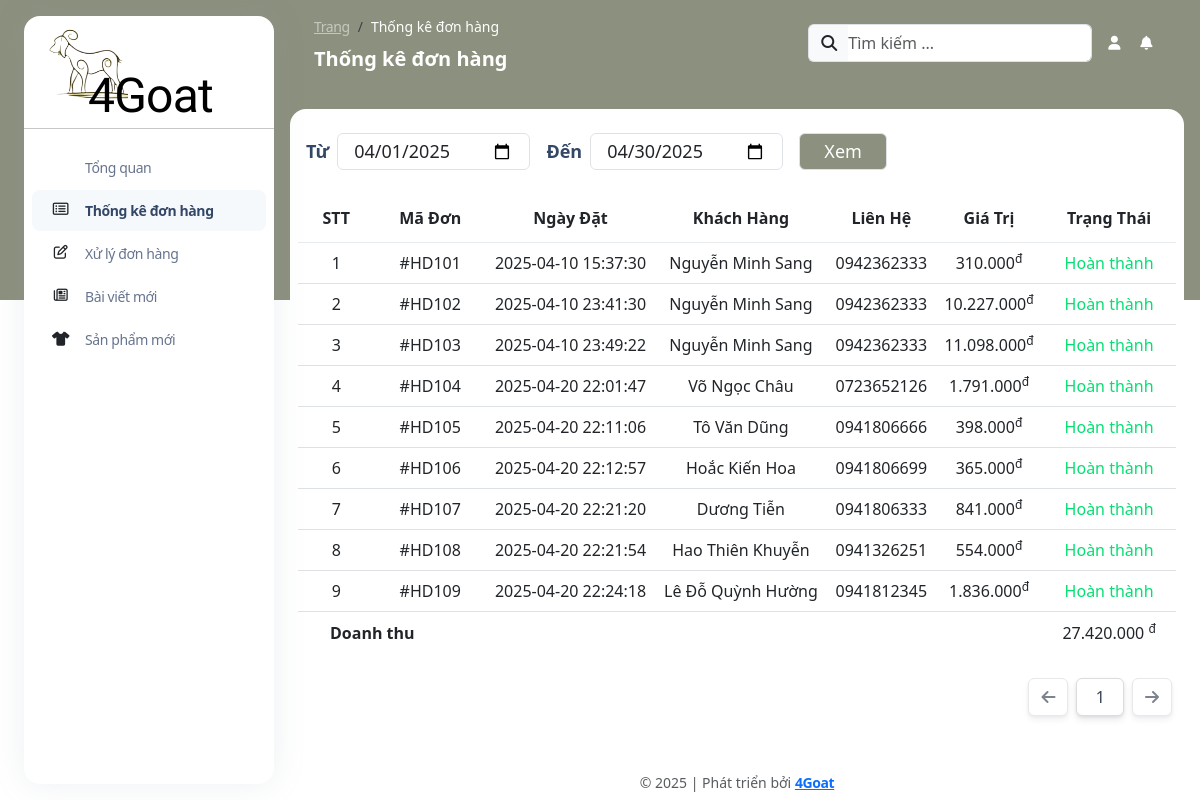
Screenshot of /view/page/admin/index.php?p=statistic (signed in) with the database file from the repository.
### tables this page shows
CREATE TABLE `order` (
  `orderID` int(11) NOT NULL,
  `userID` int(11) NOT NULL,
  `customerID` int(11) NOT NULL,
  `paymentMethod` varchar(10) NOT NULL,
  `date` datetime DEFAULT current_timestamp(),
  `status` tinyint(4) DEFAULT 1
);

CREATE TABLE `order_detail` (
  `orderID` int(11) NOT NULL,
  `productID` int(11) NOT NULL,
  `price` decimal(10,2) NOT NULL,
  `quantity` int(11) DEFAULT 1,
  `discount` decimal(10,2) DEFAULT 0.00,
  `promotionID` int(11) DEFAULT NULL
);

CREATE TABLE `customer` (
  `customerID` int(11) NOT NULL,
  `customerName` varchar(50) NOT NULL,
  `phoneNumber` varchar(11) NOT NULL,
  `email` varchar(50) DEFAULT NULL,
  `loginName` varchar(20) DEFAULT NULL,
  `password` varchar(255) DEFAULT NULL,
  `address` varchar(50) DEFAULT NULL,
  `customerType` tinyint(1) NOT NULL DEFAULT 0,
  `blackList` tinyint(4) DEFAULT 1,
  `recoveryCode` varchar(255) DEFAULT ''
);

### model/mOrder.php (called while the page is built, shortened)
<?php
class mOrder
{
    public function mGetOrderDuring($start, $end)
    {
        $db = new tmdt();
        $conn = $db->connect();
        $sql = "SELECT *, SUM(OD.price * OD.quantity) AS finalPrice FROM `order` O JOIN order_detail OD ON O.orderID = OD.orderID JOIN customer C ON C.customerID = O.customerID WHERE O.date BETWEEN '$start' AND '$end' GROUP BY OD.orderID";
        $result = $conn->query($sql);
        if ($result->num_rows > 0)
            return $result;
        else
            return null;
    }
}
?>

### controller/cOrder.php (called while the page is built, shortened)
<?php
class cOrder extends mOrder
{
    public function cGetOrderDuring($start, $end)
    {
        return $this->mGetOrderDuring($start, $end);
    }
}
?>

### view/page/admin/statistic.php (the view, shortened to what this page needs)
<div class="container-fluid py-4">
    <div class="row px-3 h-full">
        <div class="table-responsive mb-lg-0 mb-4 px-2 bg-white rounded-2xl">
            <div class="flex items-center mt-4 ml-2 space-x-4!">
                <form action="" method="POST">
                    <label class="text-lg m-0 mr-2!" for="start">Từ</label><input type="date" name="startDate" id="start"
                        value="<?= date('Y-m-01') ?>"
                        class="border boder-[#DDD] px-3 py-1 rounded-md hover:outline-none text-lg">
                    <label class="text-lg m-0 mr-2! ml-3!" for="end">Đến</label><input type="date" name="endDate" id="end"
                        value="<?= date('Y-m-t') ?>"
                        class="border boder-[#DDD] px-3 py-1 rounded-md hover:outline-none text-lg">
                    <button type="submit" name="btnxem"
                        class="px-6! py-1! ml-3! rounded-md! border text-lg bg-[#8c907e] text-white">Xem</button>
                </form>
            </div>
            <table class="table align-items-center my-4 text-center">
                <thead>
                    <tr>
                        <th>STT</th>
                        <th>Mã đơn</th>
                        <th>Ngày đặt</th>
                        <th>Khách hàng</th>
                        <th>Liên hệ</th>
                        <th>Giá trị</th>
                        <th>Trạng thái</th>
                    </tr>
                </thead>
                <tbody>
                    <?php
                    if (isset($_POST["btnxem"])) {
                        $start = $_POST["startDate"];
                        $end = $_POST["endDate"];
                    } else {
                        $start = date("Y-m-01");
                        $end = date("Y-m-t");
                    }
                    $result = $ctrlOrder->cGetOrderDuring($start, $end);
                    $currentPage = isset($_POST["currentPage"]) ? (int) $_POST["currentPage"] : 1;
                    if ($result != 0) {
                        $n = 1;
                        $revenue = 0;
                        while ($row = $result->fetch_assoc()) {
                            echo '<tr class="odd:bg-white even:bg-gray-200">
                                        <td>' . $n . '</td>
                                        <td>#HD1' . ($row["orderID"] >= 10 ? $row["orderID"] : "0" . $row["orderID"]) . '</td>
                                        <td>' . $row["date"] . '</td>
                                        <td>' . $row["customerName"] . '</td>
                                        <td>' . $row["phoneNumber"] . '</td>
                                        <td>' . number_format($row["finalPrice"], 0, ",", ".") . '<sup>đ</sup></td>
                                        <td class="text-green-400!">' . ($row["status"] == 1 ? "Hoàn thành" : "Đang giao") . '</td>
                                    </tr>';
                            $n++;
                            $revenue += $row["finalPrice"];
                        }
                    } else
                        echo '<tr><td colspan="7">Không có dữ liệu trong thời gian này</td></tr>';
                    ?>
                    <tr class="odd:bg-white even:bg-gray-200">
                        <td colspan="6">
                            <p class="text-bold text-left pl-6 m-0">Doanh thu</p>
                        </td>
                        <td><?php echo '<p class="m-0">' . number_format($revenue, 0, ",", ".") . ' <sup>đ</sup></su></p>'; ?>
                        </td>
                    </tr>
                </tbody>
            </table>
            <form action="" method="POST" class="w-full mx-auto mt-4 flex justify-end">
                <button type="submit" name="lastPage" <?php echo ($currentPage == 1) ? "disabled" : ""; ?>
                    class="btn bg-white border-1! border-[#DDD]! text-gray-700! hover:bg-gray-100! w-fit! rounded-md!"><i
                        class="fa-solid fa-arrow-left"></i></button>
                <input type="text" name="currentPage" value="<?php echo $currentPage; ?>" readonly
                    class="btn bg-white border-1! border-[#DDD]! text-gray-700! hover:bg-gray-100! rounded-md! mx-2! w-12!" />
                <button type="submit" name="nextPage" <?php echo ($result->num_rows < 15) ? "disabled" : ""; ?>
                    class="btn bg-white border-1! border-[#DDD]! text-gray-700! hover:bg-gray-100! w-fit! rounded-md!"><i
                        class="fa-solid fa-arrow-right"></i></button>
            </form>
        </div>
    </div>
</div>

### view/page/admin/assets/css/style.css (style rules this page uses)
body { background: #004a80 url(https://cssdeck.com/uploads/media/items/7/7AF2Qzt.png); color: #000; font: 14px Arial; margin: 0 auto; padding: 0; position: relative; }
.clearfix:after, form:after { content: "."; display: block; height: 0; clear: both; visibility: hidden; }

### view/page/admin/statistic.php (style rules this page uses)
th, td { padding: 4px 12px; font-size: 1rem; }

### rows the page displays
order: order_detail.orderID "1", date "2025-04-10 15:37:30", customerID.customerName "Nguyễn Minh Sang", customerID.phoneNumber "0942362333", finalPrice "310.000", status "Hoàn thành"
order: order_detail.orderID "2", date "2025-04-10 23:41:30", customerID.customerName "Nguyễn Minh Sang", customerID.phoneNumber "0942362333", finalPrice "10.227.000", status "Hoàn thành"
order: order_detail.orderID "3", date "2025-04-10 23:49:22", customerID.customerName "Nguyễn Minh Sang", customerID.phoneNumber "0942362333", finalPrice "11.098.000", status "Hoàn thành"
order: order_detail.orderID "4", date "2025-04-20 22:01:47", customerID.customerName "Võ Ngọc Châu", customerID.phoneNumber "0723652126", finalPrice "1.791.000", status "Hoàn thành"
order: order_detail.orderID "5", date "2025-04-20 22:11:06", customerID.customerName "Tô Văn Dũng", customerID.phoneNumber "0941806666", finalPrice "398.000", status "Hoàn thành"
order: order_detail.orderID "6", date "2025-04-20 22:12:57", customerID.customerName "Hoắc Kiến Hoa", customerID.phoneNumber "0941806699", finalPrice "365.000", status "Hoàn thành"
order: order_detail.orderID "7", date "2025-04-20 22:21:20", customerID.customerName "Dương Tiễn", customerID.phoneNumber "0941806333", finalPrice "841.000", status "Hoàn thành"
order: order_detail.orderID "8", date "2025-04-20 22:21:54", customerID.customerName "Hao Thiên Khuyễn", customerID.phoneNumber "0941326251", finalPrice "554.000", status "Hoàn thành"
order: order_detail.orderID "9", date "2025-04-20 22:24:18", customerID.customerName "Lê Đỗ Quỳnh Hường", customerID.phoneNumber "0941812345", finalPrice "1.836.000", status "Hoàn thành"

### other values shown
$title "Thống kê đơn hàng"
$revenue "27.420.000"
